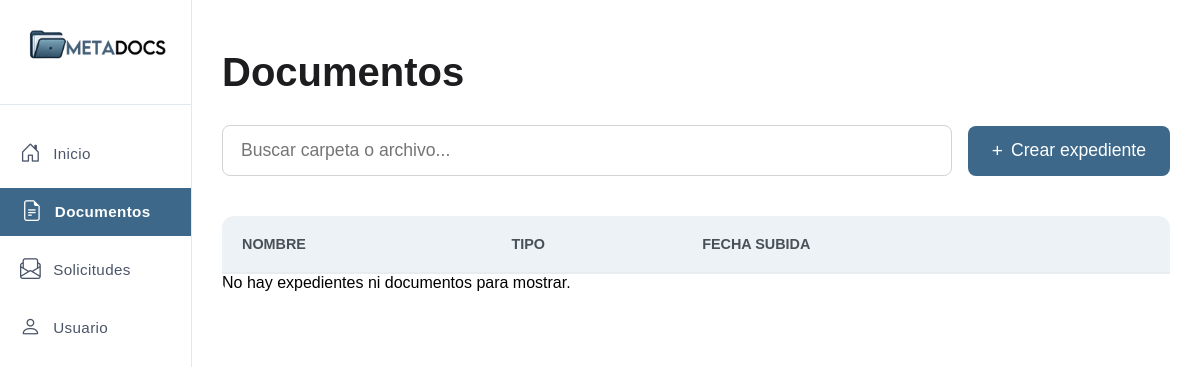
/app/vistas/documentador/ver_documentos.php (signed in), run on an earlier commit of the app's database.
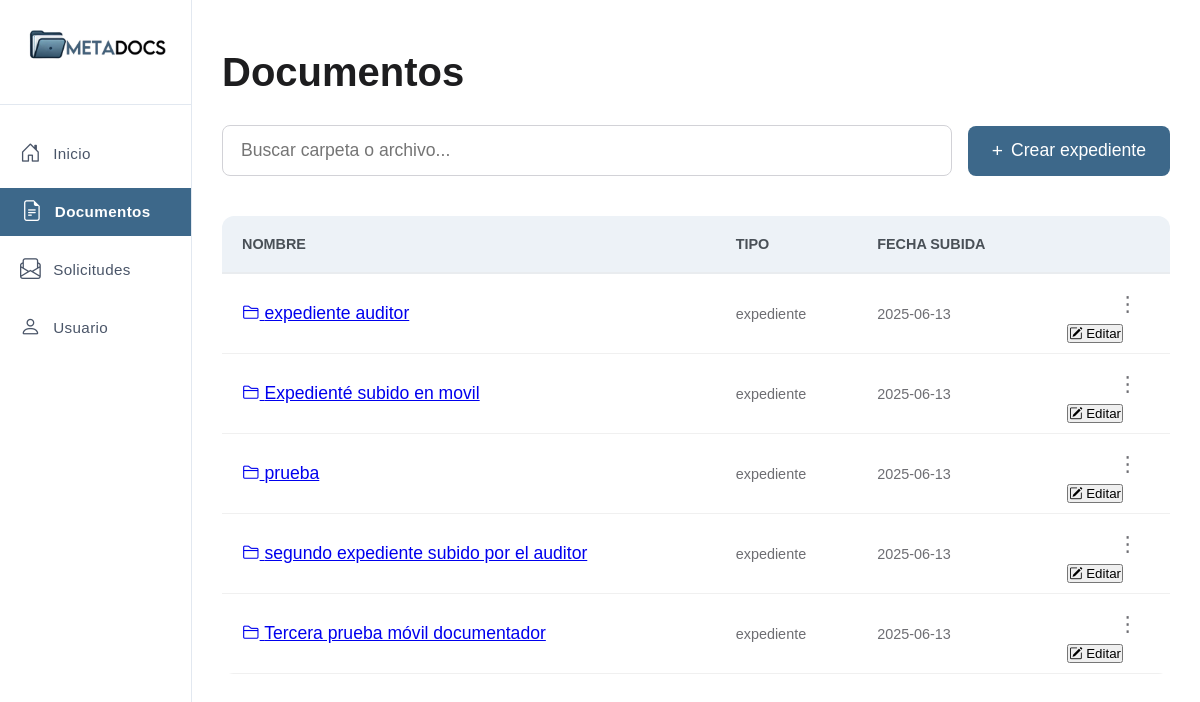
And on a later commit of the database.
### tables this page shows
CREATE TABLE `expedientes` (
  `id_expediente` int(11) NOT NULL,
  `nombre` varchar(50) NOT NULL,
  `descripcion` text NOT NULL,
  `fecha_creacion` date DEFAULT current_timestamp(),
  `expediente_padre` int(11) DEFAULT NULL,
  `id_area` int(11) DEFAULT NULL,
  `estado` enum('aprobado','revision') DEFAULT NULL,
  `autor` int(11) NOT NULL
);

### app/helpers/info_usuario.php (called while the page is built, shortened)
<?php
require_once 'conexion_bd.php';
$id_usuario = $_SESSION['id_log'];
$sentencia = $conexion_metadocs->prepare("SELECT * FROM usuarios WHERE id_usuario = ?");
$sentencia->bind_param("i", $id_usuario);
$sentencia->execute();
$resultado = $sentencia->get_result();
$usuario = $resultado->fetch_assoc();
?>

### app/backend/documentador/gestor_archivos.php (called while the page is built, shortened)
<?php
require_once '../../helpers/conexion_bd.php';
require_once '../../helpers/info_usuario.php';
$area = $usuario['id_area'];
function obtenerExpedientes($conexion, $padreId, $area) {
    if ($padreId === 0) {
        $sql_obtenerExpediente = "SELECT id_expediente, nombre, descripcion, fecha_creacion FROM `expedientes` WHERE (expediente_padre IS NULL OR expediente_padre = 0) AND id_area = ? AND estado ='aprobado' ORDER BY nombre;";
        $sentencia_expedientes = $conexion->prepare($sql_obtenerExpediente);
        $sentencia_expedientes->bind_param('i', $area);
        $sentencia_expedientes->execute();
        $resultado_expedientes = $sentencia_expedientes->get_result();
    }
    return $resultado_expedientes ? $resultado_expedientes->fetch_all(MYSQLI_ASSOC) : [];
}
?>

### app/vistas/documentador/ver_documentos.php (the view, shortened to what this page needs)
<?php
require_once '../../backend/documentador/gestor_archivos.php';
$padre_id = isset($_GET['id_expediente']) ? $_GET['id_expediente'] : 0;
$expediente_seleccionado = $padre_id;
$carpetas = obtenerExpedientes($conexion_metadocs, $padre_id, $area);
?>
<!DOCTYPE html>
<html lang="es">
<head>
    <link rel="stylesheet" href="https://cdn.jsdelivr.net/npm/bootstrap-icons@1.11.3/font/bootstrap-icons.min.css">
    <link rel="stylesheet" href="../../../componentes/css/admin/panel.css">
    <link rel="stylesheet" href="../../../componentes/css/documentador/ver_documentos.css">
    <link rel="stylesheet" href="../../../componentes/css/documentador/modal_expediente.css">
</head>
<body>
    <main id="cuerpo">
        <nav id="menu-lateral" class="menu-lateral">
            <figure id="img_menu">
                <img src="../../../componentes/img/Imagen de WhatsApp 2025-05-01 a las 11.52.47_deffc20c.jpg" alt="imagen del menu lateral">
            </figure>
            <ul>
                <li>
                    <a href="documentador_inicio.php">
                        <i class="bi bi-house-door"></i>
                        Inicio
                    </a>
                </li>
                <li>
                    <a href="#" class="activo">
                        <i class="bi bi-file-earmark-text"></i>
                        Documentos
                    </a>
                </li>
                <li>
                    <a href="solicitudes_doc.php">
                        <i class="bi bi-envelope-paper"></i>
                        Solicitudes
                    </a>
                </li>
                <li class="gestion-usuarios">
                    <a href="#" id="cerrado-usuarios">
                        <i class="bi bi-person"></i>
                        Usuario
                    </a>
                </li>
            </ul>
        </nav>
        <section id="admin-contenido" class="admin">
            <?php if ($expediente_seleccionado): ?>
            <div class="title-button-container">
                <h1>Documentos</h1>
                <div class="header-buttons">
                    <button type="button" id="btn_documento">
                        <i class="bi bi-cloud-upload"></i> Subir documento
                    </button>
                    <button type="button" id="btn_crear">
                        <i class="bi bi-plus-circle"></i> Crear expediente
                    </button>
                </div>
            </div>
            <?php else: ?>
            <h1>Documentos</h1>
            <?php endif; ?>
            <div class="buscar-documentos">
                <input type="text" class="input-buscar" placeholder="Buscar carpeta o archivo...">
                <?php if (!$expediente_seleccionado): ?>
                <button class="btn-crear" id="btn_crear">Crear expediente</button>
                <?php endif; ?>
            </div>
            <article class="tabla-documentos">
                <table>
                <thead>
                    <tr class="table-cabeza">
                        <th>NOMBRE</th>
                        <th>TIPO</th>
                        <th>FECHA SUBIDA</th>
                        <th></th>
                    </tr>
                </thead>
                <tbody>
                    <?php
                    $tiene_contenido = false;
                    if (!empty($carpetas)):
                        $tiene_contenido = true;
                        foreach ($carpetas as $carpeta):
                    ?>
                        <tr class="documentos" data-url="?id_expediente=<?= $carpeta['id_expediente']; ?>">
                            <td class="documento-nombre">
                                <a href="?id_expediente=<?= $carpeta['id_expediente']; ?>">
                                    <i class="bi bi-folder2"></i> <?= htmlspecialchars($carpeta['nombre']); ?>
                                </a>
                            </td>
                            <td class="documento-tipo">expediente</td>
                            <td class="documento-fecha"><?= htmlspecialchars($carpeta['fecha_creacion']); ?></td>
                            <td class="documento-accion">
                                <button class="btn_accion" data-id="<?= $carpeta['id_expediente']; ?>">⋮</button>
                                <div class="action-dropdown-menu">
                                    <button class="action-dropdown-item edit-expediente">
                                        <i class="bi bi-pencil-square"></i> Editar
                                    </button>
                                </div>
                            </td>
                        </tr>
                    <?php
                        endforeach;
                    endif;
                    ?>
                    <?php
                    if (!$tiene_contenido):
                    ?>
                        <tr>
                            <td colspan="4" class="no-content">No hay expedientes ni documentos para mostrar.</td>
                        </tr>
                    <?php endif; ?>
                </tbody>
                </table>
            </article>
        </section>
    </main>
</body>
</html>

### componentes/css/admin/panel.css (style rules this page uses)
* { box-sizing: border-box; margin: 0; padding: 0; transition: all 0.7s; }
html, body { height: 100%; }
body { font-family: Arial, sans-serif; background-color: #FFFFFF; display: flex; flex-direction: column; width: 100%; }
#cuerpo { display: flex; flex-direction: row; width: 100%; height: 100%; }
#menu-lateral { background: #FFFFFF; border-right: 1px solid #e2e8f0; position: fixed; top: 0; left: 0; z-index: 1000; display: flex; flex-direction: column; height: 100vh; width: 65%; transform: translateX(-100%); flex-shrink: 0; }
#img_menu { text-align: center; padding: 20px 15px 30px; border-bottom: 1px solid #e2e8f0; margin-bottom: 25px; }
#img_menu img { width: 140px; border-radius: 8px; }
#menu-lateral ul { list-style: none; display: flex; flex-direction: column; gap: 8px; padding: 0; }
.gestion_usuario a, .gestion-usuarios a { position: relative; display: flex; align-items: center; color: #4A5568; text-decoration: none; font-size: 1.1rem; padding: 14px 20px; width: 100%; margin-bottom: 4px; letter-spacing: 0.025em; }
.gestion_usuario a .bi, .gestion-usuarios a .bi { font-size: 1.3rem; margin-right: 12px; }
#menu-lateral li a { display: flex; align-items: center; color: #4A5568; text-decoration: none; font-size: 1.1rem; padding: 14px 20px; width: 100%; margin-bottom: 4px; letter-spacing: 0.025em; }
#menu-lateral li a .bi { font-size: 1.3rem; margin-right: 12px; }
#menu-lateral a.activo { background-color: #3D688A; white-space: nowrap; color: #FFFFFF; font-weight: 600; padding-left: calc(1.62rem - 4.32px); }
#admin-contenido { padding: 20px; margin-top: 20px; width: 100%; }
@media screen and (min-width: 1024px) { #img_menu img { width: 140px; } }
@media screen and (min-width: 1024px) { #menu-lateral { width: 16%; transform: translateX(0) !important; } }
@media screen and (min-width: 1024px) { #menu-lateral ul { padding: 0; gap: 6px; } }
@media screen and (min-width: 1024px) { #admin-contenido { margin-left: 16%; padding: 30px; } }
@media screen and (min-width: 1024px) { #menu-lateral li a { font-size: 0.95rem; padding: 12px 20px; } }
@media screen and (min-width: 1024px) { .gestion_usuario a, .gestion-usuarios a { font-size: 0.95rem; padding: 12px 20px; } }

What changed in the data, as far as the page shows it:
added expedientes: nombre "expediente auditor", fecha_creacion "2025-06-13"
added expedientes: nombre "Expedienté subido en movil", fecha_creacion "2025-06-13"
added expedientes: nombre "prueba", fecha_creacion "2025-06-13"
added expedientes: nombre "segundo expediente subido por el auditor", fecha_creacion "2025-06-13"
added expedientes: nombre "Tercera prueba móvil documentador", fecha_creacion "2025-06-13"
Also different on the page:
text no longer shown: "No hay expedientes ni documentos para mostrar."
